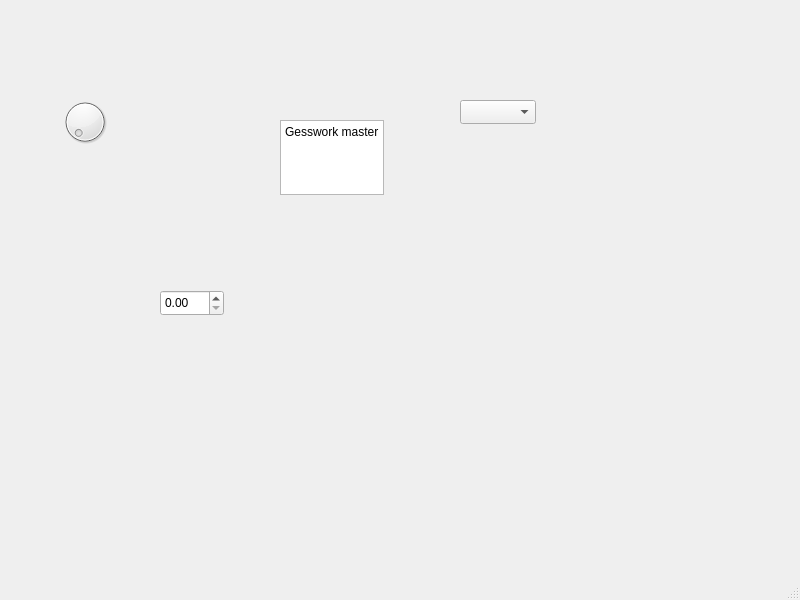
<?xml version="1.0" encoding="UTF-8"?>
<ui version="4.0">
 <class>MainWindow</class>
 <widget class="QMainWindow" name="MainWindow">
  <property name="geometry">
   <rect>
    <x>0</x>
    <y>0</y>
    <width>800</width>
    <height>600</height>
   </rect>
  </property>
  <property name="windowTitle">
   <string>MainWindow</string>
  </property>
  <widget class="QWidget" name="centralwidget">
   <widget class="QDial" name="dial">
    <property name="geometry">
     <rect>
      <x>60</x>
      <y>90</y>
      <width>50</width>
      <height>64</height>
     </rect>
    </property>
   </widget>
   <widget class="QComboBox" name="comboBox">
    <property name="geometry">
     <rect>
      <x>460</x>
      <y>100</y>
      <width>76</width>
      <height>24</height>
     </rect>
    </property>
   </widget>
   <widget class="QPlainTextEdit" name="plainTextEdit">
    <property name="geometry">
     <rect>
      <x>280</x>
      <y>120</y>
      <width>104</width>
      <height>75</height>
     </rect>
    </property>
    <property name="plainText">
     <string>Gesswork master
</string>
    </property>
   </widget>
   <widget class="QDoubleSpinBox" name="doubleSpinBox">
    <property name="geometry">
     <rect>
      <x>160</x>
      <y>290</y>
      <width>64</width>
      <height>26</height>
     </rect>
    </property>
   </widget>
  </widget>
  <widget class="QMenuBar" name="menubar">
   <property name="geometry">
    <rect>
     <x>0</x>
     <y>0</y>
     <width>800</width>
     <height>22</height>
    </rect>
   </property>
  </widget>
  <widget class="QStatusBar" name="statusbar"/>
 </widget>
 <resources/>
 <connections/>
</ui>
